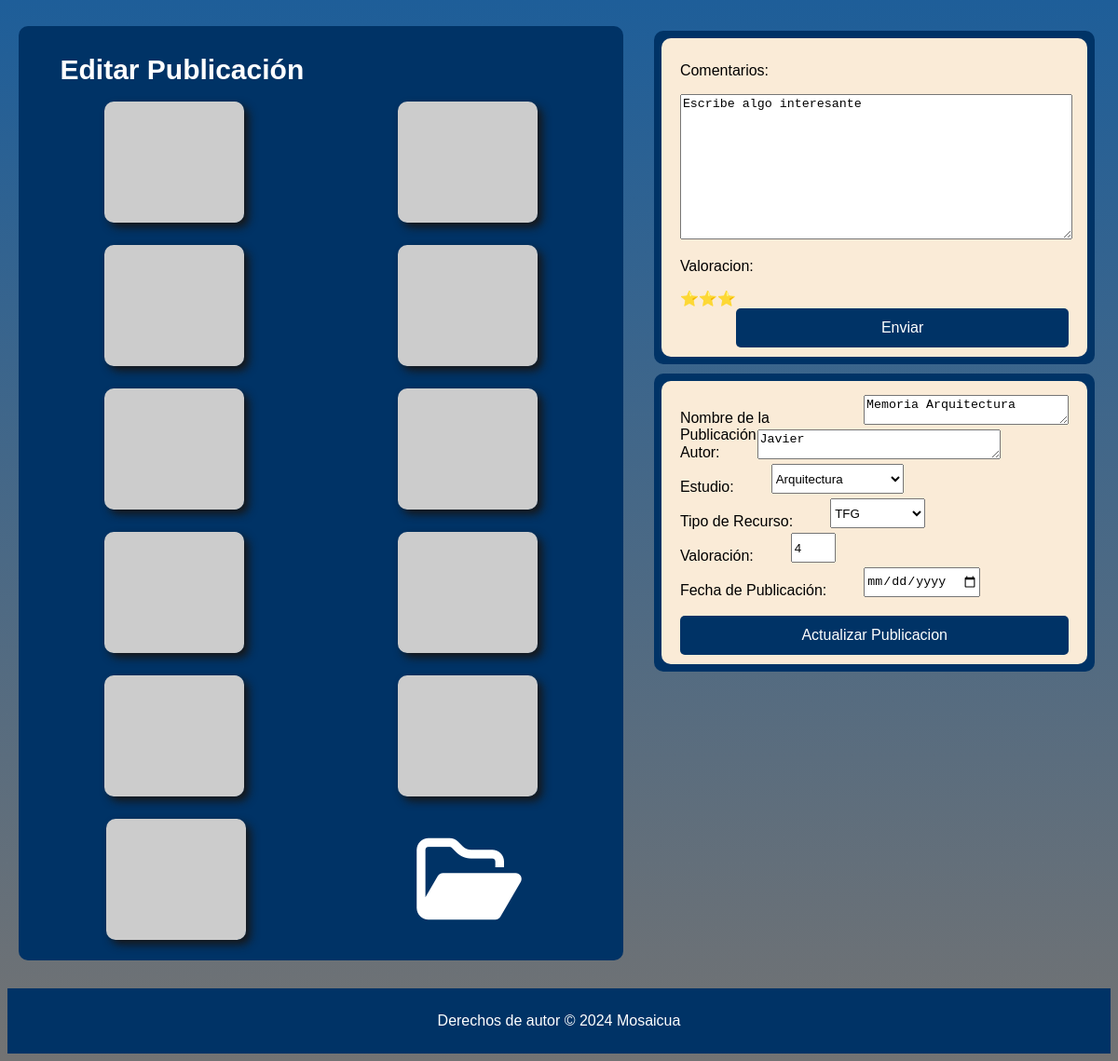
Page /editarDoc.php?idPublicacion=1 on the committed database.
### tables this page shows
CREATE TABLE `publicacion` (
  `idPublicacion` int(11) NOT NULL,
  `Nombre` varchar(20) NOT NULL,
  `carrera` int(11) NOT NULL,
  `tipo` int(11) NOT NULL,
  `valoracion` int(11) NOT NULL,
  `fecha` date NOT NULL,
  `autor` varchar(20) NOT NULL
);

### editarDoc.php (the view, shortened to what this page needs)
<?php
$servername = "localhost";
$username = "admin";
$password = "admin";
$dbname = "ua";
$conn = new mysqli($servername, $username, $password, $dbname);
$nombre = "";
$carrera = "";
$valoracion = "";
$fecha = "";
$autor = "";
$estudios = [];
$tipos = [];
$sql_estudios = "SELECT idEstudio, Nombre FROM estudio";
$result_estudios = $conn->query($sql_estudios);
if ($result_estudios->num_rows > 0) {
    while ($row = $result_estudios->fetch_assoc()) {
        $estudios[] = $row;
    }
}
$sql_tipos = "SELECT idTipo, Nombre FROM tipotrabajo";
$result_tipos = $conn->query($sql_tipos);
if ($result_tipos->num_rows > 0) {
    while ($row = $result_tipos->fetch_assoc()) {
        $tipos[] = $row;
    }
}
if (isset($_GET['idPublicacion'])) {
    $idPublicacion = $_GET['idPublicacion'];
    $sql = $conn->prepare("SELECT * FROM publicacion WHERE idPublicacion = ?");
    $sql->bind_param("i", $idPublicacion);
    $sql->execute();
    $result = $sql->get_result();
    if ($result->num_rows > 0) {
        $row = $result->fetch_assoc();
        $nombre = $row['Nombre'];
        $carrera = $row['carrera'];
        $valoracion = $row['valoracion'];
        $fecha = $row['fecha'];
        $autor = $row['autor'];
    } else {
        echo "No se encontró la publicación.";
    }
} else {
    echo "No se proporcionó un ID de publicación.";
}
?>
<!DOCTYPE html>
<html lang="es">
<head>
    <link id="default-stylesheet" rel="stylesheet" href="style/editarDoc.css">
    <link id="night-stylesheet" rel="stylesheet" href="style/funcionales/noche/editarDocN.css" disabled>
    <link id="high-contrast-stylesheet" rel="stylesheet" href="style/funcionales/contraste/editarDocC.css" disabled>
    <link id="read-mode-stylesheet" rel="stylesheet" href="style/funcionales/lectura/editarDocS.css" disabled>
    <link rel="stylesheet" href="fontello-10643fc5/css/fontello.css">
</head>
<body>
    <main>
        <div id="body_izq">
            <h2>Editar Publicación</h2>
            <div id="publicacion">
                <img src="https://picsum.photos/600/400?random=11" alt="Imagen publicacion" class="sombra">
                <img src="https://picsum.photos/600/400?random=10" alt="Imagen publicacion" class="sombra">
                <img src="https://picsum.photos/600/400?random=9" alt="Imagen publicacion" class="sombra">
                <img src="https://picsum.photos/600/400?random=8" alt="Imagen publicacion" class="sombra">
                <img src="https://picsum.photos/600/400?random=7" alt="Imagen publicacion" class="sombra">
                <img src="https://picsum.photos/600/400?random=6" alt="Imagen publicacion" class="sombra">
                <img src="https://picsum.photos/600/400?random=5" alt="Imagen publicacion" class="sombra">
                <img src="https://picsum.photos/600/400?random=4" alt="Imagen publicacion" class="sombra">
                <img src="https://picsum.photos/600/400?random=3" alt="Imagen publicacion" class="sombra">
                <img src="https://picsum.photos/600/400?random=2" alt="Imagen publicacion" class="sombra">
                <img src="https://picsum.photos/600/400?random=1" alt="Imagen publicacion" class="sombra">
                <i class="fa-regular fa-folder-open"></i>
            </div>
        </div>
        <div id="body_dch">
            <div id="body_arr">
                <div id="contenedorTexto">
                    <p>Comentarios: </p>
                    <textarea name="textarea" rows="10" cols="50">Escribe algo interesante</textarea>
                    <p>Valoracion: </p>
                    <div>
                        <div class="stars">
                            <span>⭐⭐⭐</span>
                        </div>
                        <button class="button" type="submit">Enviar</button>
                    </div>
                </div>
            </div>
            <div id="body_abj">
                <div id="contenedorTexto">
                    <form method="POST" action="editarDoc.php">
                        <div class="editar_datos">
                            <p>Nombre de la Publicación:</p>
                            <textarea name="nombre" rows="1" cols="30" required><?php echo htmlspecialchars($nombre); ?></textarea>
                        </div>
                        <div class="editar_datos">
                            <p>Autor:</p>
                            <textarea name="autor" rows="1" cols="30" required><?php echo htmlspecialchars($autor); ?></textarea>
                        </div>
                        <div class="editar_datos">
                            <p>Estudio:</p>
                            <select name="carrera" required>
                                <?php
                                foreach ($estudios as $estudio) {
                                    $selected = ($estudio['idEstudio'] == $carrera) ? "selected" : "";
                                    echo '<option value="' . htmlspecialchars($estudio['idEstudio']) . '" ' . $selected . '>' . htmlspecialchars($estudio['Nombre']) . '</option>';
                                }
                                ?>
                            </select>
                        </div>
                        <div class="editar_datos">
                            <p>Tipo de Recurso:</p>
                            <select name="tipo" required>
                                <?php
                                foreach ($tipos as $tipo) {
                                    $selected = ($tipo['idTipo'] == $tipo) ? "selected" : "";
                                    echo '<option value="' . htmlspecialchars($tipo['idTipo']) . '" ' . $selected . '>' . htmlspecialchars($tipo['Nombre']) . '</option>';
                                }
                                ?>
                            </select>
                        </div>
                        <div class="editar_datos">
                            <p>Valoración:</p>
                            <input type="number" name="valoracion" min="0" max="5" required value="<?php echo htmlspecialchars($valoracion); ?>">
                        </div>
                        <div class="editar_datos">
                            <p>Fecha de Publicación:</p>
                            <input type="date" name="fecha" required value="<?php echo htmlspecialchars($fecha); ?>">
                        </div>
                        <div>
                            <button class="button" type="submit">Actualizar Publicacion</button>
                        </div>
                    </form>
                </div>
            </div>
        </div>
    </main>
    <?php require_once 'pie.php' ?>
</body>
</html>

### style/editarDoc.css (style rules this page uses)
main { width: auto; height: auto; padding-inline: 0; display: flex; justify-content: space-around; }
#body_dch { float: right; width: 40%; padding: 5px; margin-left: 5px; }
#contenedorTexto { background-color: var(--blancoHueso); justify-content: space-around; padding-block: 10px; padding-inline: 20px; }
.button { display: inline-block; background-color: var(--azulOscuro); color: white; font-size: 16px; padding: 12px 24px; text-decoration: none; border: none; border-radius: 5px; cursor: pointer; transition: background-color 0.3s ease, color 0.3s ease; }
#body_dch .button { display: block; margin-top: 20px; width: 100%; }

### style/style.css (style rules this page uses)
img { border-radius: 10px; }
div { border-radius: 10px; }
main { padding: 20px; display: flex; }
:root { --main-bg-color: brown; --azulOscuro: #003366; --azulNormal: #336699; --azulClaro: #73b7ff; --blancoHueso: antiquewhite; }
.sombra { box-shadow: 5px 5px 10px rgb(23, 23, 23); }
body { font-family: Helvetica, sans-serif; background: linear-gradient(to bottom, #1E5E99, #737373); height: 100%; }

### rows in the picture
publicacion: nombre "Memoria Arquitectura", autor "Javier", valoracion "4"

### other values in the picture
form field carrera "Arquitectura"
form field tipo "TFG"
